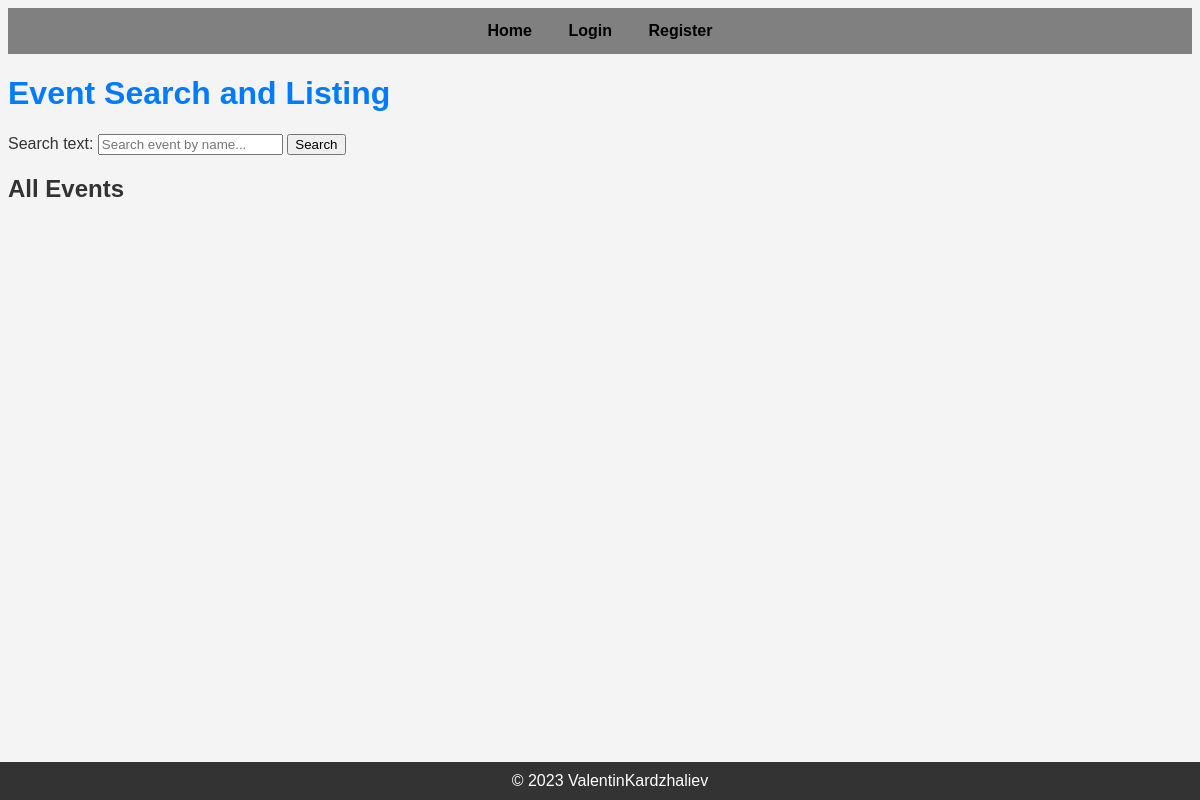
The app's page /, older data.
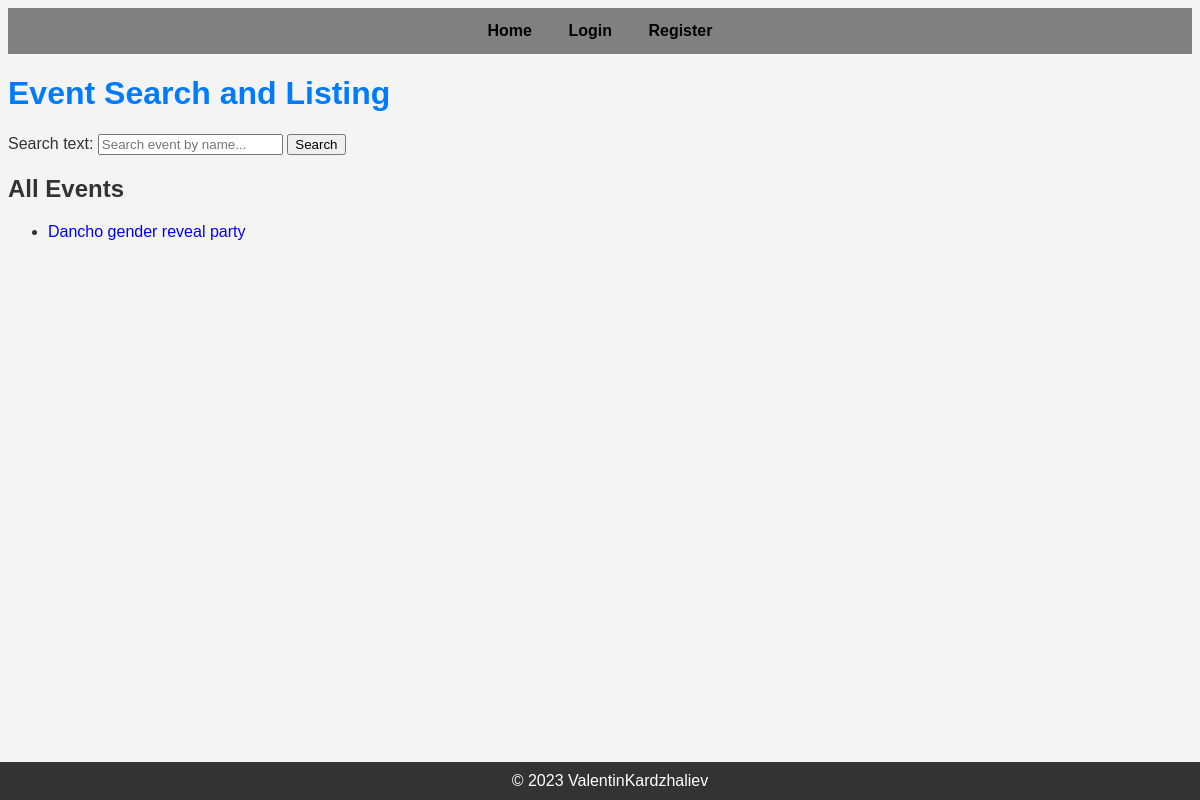
The same page, newer data.
### event_ticketing_system/events/models.py (models this page shows, shortened)
class Event(models.Model):
    MUSIC = 'Music'
    NIGHTLIFE = 'Nightlife'
    PERFORMING_VISUAL_ARTS = 'Performing & Visual Arts'
    HOLIDAYS = 'Holidays'
    HEALTH = 'Health'
    HOBBIES = 'Hobbies'
    BUSINESS = 'Business'
    FOOD_DRINK = 'Food & Drink'
    CATEGORY_CHOICES = [
        (MUSIC, 'Music'),
        (NIGHTLIFE, 'Nightlife'),
        (PERFORMING_VISUAL_ARTS, 'Performing & Visual Arts'),
        (HOLIDAYS, 'Holidays'),
        (HEALTH, 'Health'),
        (HOBBIES, 'Hobbies'),
        (BUSINESS, 'Business'),
        (FOOD_DRINK, 'Food & Drink'),
    ]
    title = models.CharField(max_length=255)
    description = models.TextField()
    date_and_time = models.DateTimeField()
    venue = models.CharField(max_length=255)
    category = models.CharField(max_length=50, choices=CATEGORY_CHOICES)
    contact_information = models.CharField(max_length=255)
    organizer = models.CharField(max_length=255)
    image = models.ImageField(upload_to='event_images/', null=True, blank=True)

### event_ticketing_system/common/views.py (the view)
# urls.py: path('', index, name='index'),
def index(request):
    events = Event.objects.all()
    search_form = SearchForm(request.GET)
    if search_form.is_valid():
        search_query = search_form.cleaned_data.get('search_text')
        if search_query:
            events = events.filter(title__icontains=search_query)
    else:
        search_query = None
    context = {'events': events, 'search_form': search_form, 'search_query': search_query}
    return render(request, 'common/home_page.html', context)

### event_ticketing_system/common/forms.py
class SearchForm(forms.Form):
    search_text = forms.CharField(
        max_length=200,
        required=False,
        widget=forms.TextInput(
            attrs={
                'placeholder': 'Search event by name...',
            },
        )
    )

### templates/common/home_page.html
{% extends 'base/base.html' %}
{% load static %}
{% block stylesheets %}
    <link rel="stylesheet" type="text/css" href="{% static 'css/home.css' %}">
{% endblock %}
{% block content %}
    <h1>Event Search and Listing</h1>
    <form method="get" action="{% url 'index' %}">
        {{ search_form }}
        <button type="submit">Search</button>
    </form>
    {% if search_query %}
        {% if events %}
            <h2>Matching Events</h2>
            <ul>
                {% for event in events %}
                    <li>
                        <a href="{% url 'event detail' event.id %}">{{ event.title }}</a>
                    </li>
                {% endfor %}
            </ul>
        {% else %}
            <p>No events with the title "{{ search_query }}" were found.</p>
        {% endif %}
    {% else %}
        <h2>All Events</h2>
        <ul>
            {% for event in events %}
                <li>
                    <a href="{% url 'event detail' event.id %}">{{ event.title }}</a>
                </li>
            {% endfor %}
        </ul>
    {% endif %}
{% endblock %}

### templates/base/base.html (shortened to what this page needs)
{% load static %}
<!DOCTYPE html>
<html lang="en">
<head>
    <link rel="stylesheet" type="text/css" href="{% static 'css/footer.css' %}">
    <link rel="stylesheet" type="text/css" href="{% static 'css/navbar.css' %}">
    <link rel="stylesheet" type="text/css" href="{% static 'css/base.css' %}">
    {% block stylesheets %}
    {% endblock %}
</head>
<body>
{% include 'base/navbar.html' %}
<main>
    {% block content %}
    {% endblock %}
</main>
{% include 'base/footer.html' %}
</body>
</html>

### templates/base/navbar.html (shortened to what this page needs)
{% load static %}
<head>
</head>
<div class="navbar">
    <a id="home" href="{% url 'index' %}">Home</a>
    {% if user.is_authenticated %}
        <a id="likes" href="{% url 'liked_events' %}">Likes</a>
        <a id="tickets" href="#">Tickets</a>
        <a id="add-event" href="{% url 'event add' %}">Create an event</a>
    {% else %}
        {% if request.path != '/web_auth/login/' and request.path != '/web_auth/register/' %}
            <a id="login" href="{% url 'login user' %}">Login</a>
            <a id="register" href="{% url 'register user' %}">Register</a>
        {% endif %}
    {% endif %}
</div>

### templates/base/footer.html
<div class="footer">
    <span class="footer-section">
        © 2023 ValentinKardzhaliev
    </span>
</div>

### static/css/footer.css (style rules this page uses)
.footer { position: fixed; bottom: 0; left: 0; width: 100%; background-color: #333; color: #fff; padding: 10px; text-align: center; }

### static/css/navbar.css (style rules this page uses)
.navbar { position: relative; text-align: center; background-color: gray; }
.navbar a { display: inline-block; color: #000; text-align: center; padding: 14px 16px; text-decoration: none; font-weight: bold; }

### static/css/base.css (style rules this page uses)
a { color: blue; text-decoration: none; }

### static/css/home.css (style rules this page uses)
body { font-family: 'Arial', sans-serif; background-color: #f4f4f4; color: #333; }
h1 { color: #007bff; }

Row changes from the older to the newer data that the page shows:
added Event: title "Dancho gender reveal party"
